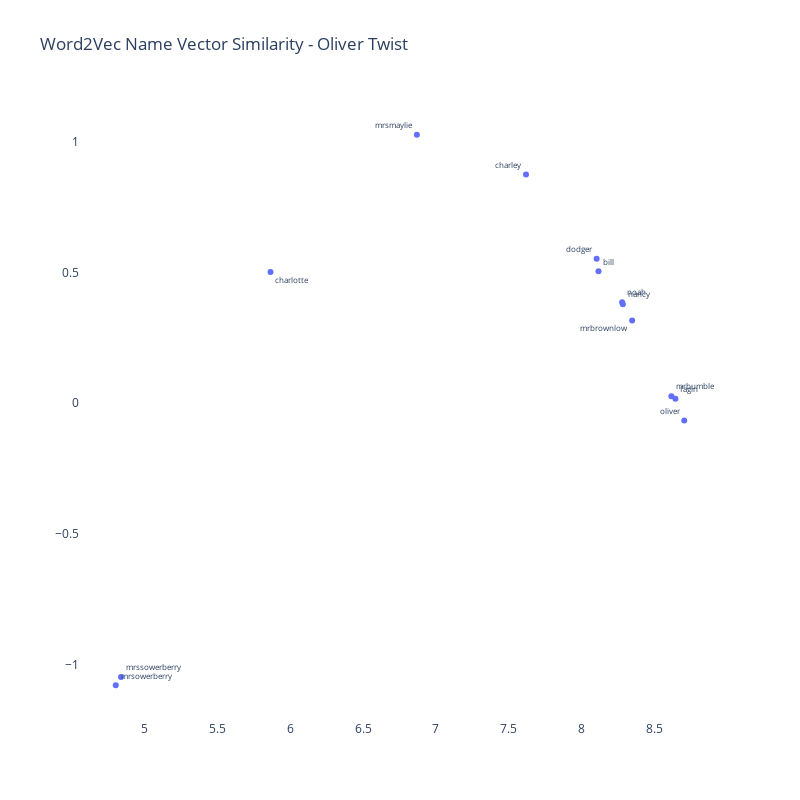

Here is the notebook cell this chart was saved with:
### Code cell
character_list = ['oliver',
                  'fagin',
                  'nancy',
                  'bill',
                  'dodger',
                  'mrbrownlow',
                  'mrbumble',
                  'charley',
                  'dodger',
                  'mrsowerberry',
                  'mrssowerberry',
                  'mrsmaylie',
                  'noah',
                  'charlotte',
                  'monks']

character_list = [x.lower() for x in character_list]

df = w2v_df[w2v_df['label'].isin(character_list)]


text_pos = [x for x in np.random.choice(['top left', 
                                         'bottom left',
                                         'top right',
                                         'bottom right'], 
                                          len(df),
                                          p=[.2,.3,.3,.2])]


trace = go.Scatter(x=df['x'],
                   y=df['y'],
                   mode='markers+text', 
                   textposition=text_pos,
                   text=df['label'],
                   textfont=dict(size=8),
                   hoverinfo='text')



fig = go.Figure([trace])

fig.update_layout(go.Layout(
    title='Word2Vec Name Vector Similarity - Oliver Twist',
    ),
    hovermode='closest',
    plot_bgcolor='white',
    paper_bgcolor='white',
    width=800,
    height=800
)

### Figure 1 — Plotly figure (JSON) as saved in the notebook; plotly's stock layout.template omitted (floating-point values rounded to 4 significant figures)
{"data": [{"hoverinfo": "text", "mode": "markers+text", "text": ["oliver", "mrbumble", "bill", "mrsowerberry", "mrssowerberry", "charlotte", "noah", "dodger", "fagin", "charley", "nancy", "mrbrownlow", "mrsmaylie"], "textfont": {"size": 8}, "textposition": ["top left", "top right", "top right", "top right", "top right", "bottom right", "top right", "top left", "top right", "top left", "top right", "bottom left", "top left"], "type": "scatter", "x": [8.705, 8.616, 8.116, 4.803, 4.839, 5.865, 8.278, 8.103, 8.644, 7.619, 8.283, 8.347, 6.869], "y": [-0.06601, 0.02685, 0.504, -1.077, -1.045, 0.5015, 0.386, 0.5518, 0.01754, 0.8744, 0.3784, 0.3166, 1.026]}], "layout": {"height": 800, "hovermode": "closest", "paper_bgcolor": "white", "plot_bgcolor": "white", "title": {"text": "Word2Vec Name Vector Similarity - Oliver Twist"}, "width": 800}}
